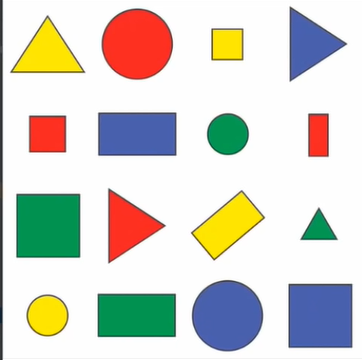
#> input picture Gamle_eks/shapes.png, 362 x 360 px, given in place of the camera
$ python 'Finding Blue in Object.py'
#> lines starting #> are read from the running program, lines starting #| are printed output that depends on the picture; after the words box and inside, x2 and y2 are one past the last pixel; in counts of white or black regions, pixels touching at a corner belong together
import numpy as np
import cv2

font = cv2.FONT_HERSHEY_SIMPLEX
cap = cv2.VideoCapture(0)
frameWidth = 720
frameHeight = 480
cap.set(3, frameWidth)
cap.set(4, frameHeight)
#  WTV

colour_upper_rgb = [0, 50, 110]
colour_lower_rgb = [80, 204, 237]

order = [2, 1, 0]

colour_upper_bgr = [colour_upper_rgb[i] for i in order]
colour_lower_bgr = [colour_lower_rgb[i] for i in order]


while True:
    ret, captured_frame = cap.read()
#> captured_frame is the input picture: shape (360, 362, 3); mean B, G, R 203.1, 211.4, 212.7
    output = captured_frame.copy()
    captured_frame_bgr = cv2.cvtColor(captured_frame, cv2.COLOR_BGRA2BGR)  # BGR T BGR
    captured_frame_bgr = cv2.medianBlur(captured_frame_bgr, 3)  # for guds skyld hold den på 3
    captured_frame_blue = cv2.inRange(captured_frame_bgr, np.array(colour_upper_bgr),
                                      np.array(colour_lower_bgr))  # Farge!!! keep da colour
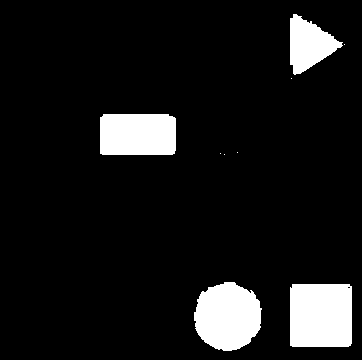
#> captured_frame_blue: shape (360, 362); 9.6% white; 9 white regions (5 under 20 px), largest, box (x1, y1, x2, y2) and area: (290, 284, 352, 347) 3886, (194, 282, 262, 351) 3615, (100, 114, 176, 155) 3082, (290, 14, 343, 75) 1872
    captured_frame_blue = cv2.GaussianBlur(captured_frame_blue, (5, 5), 2, 2)
    circles = cv2.HoughCircles(captured_frame_blue, cv2.HOUGH_GRADIENT, 1, captured_frame_blue.shape[0] / 8,
                               param1=100, param2=18, minRadius=5, maxRadius=200)
#> circles = [[227.5, 315.5, 34.1]]

    if circles is not None:
        circles = np.round(circles[0, :]).astype("int")
#> circles = [[228, 316, 34]]

        for (x, y, r) in circles:
            pos = (str(('x:', x, "y:", y)))
            clean_pos = pos.replace("'", "").replace(",", "")
            cv2.rectangle(output, (x - r, y + r), (x + r, y - r), (0, 255, 0), 1)
            cv2.putText(output, clean_pos, (x - r, y + r), font, (r / 100), (0, 255, 255), 1, cv2.LINE_AA)
#> this loop made 1 pass
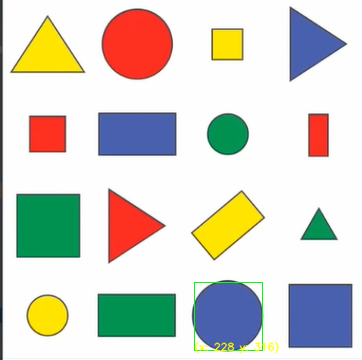
#> output: shape (360, 362, 3); 0.55% of pixels changed, all inside (x1, y1, x2, y2) = (194, 282, 279, 354)
    # cv2.imshow('Org', captured_frame)
    cv2.imshow('Blue_Filter', captured_frame_blue)
    cv2.imshow('frame', output)
    if cv2.waitKey(1) & 0xFF == ord('q'):  # 1ms
#> (key q is pressed here)
        break

cap.release()
cv2.destroyAllWindows()
